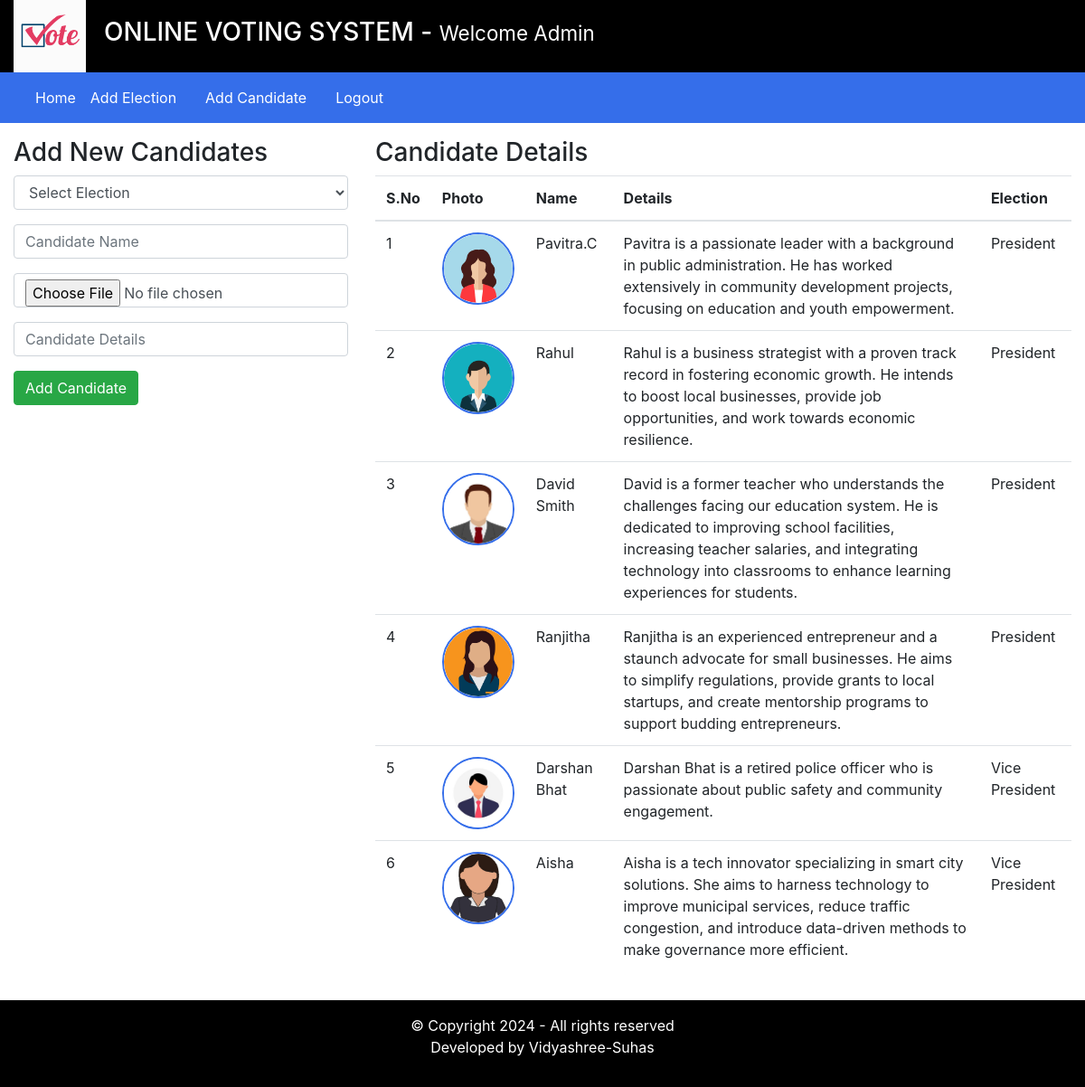
Screenshot of /admin/index.php?addCandidatePage=1 (signed in) with the database file from the repository.
### tables this page shows
CREATE TABLE `candidate` (
  `id` int(11) NOT NULL,
  `election_id` int(11) DEFAULT NULL,
  `candidate_name` varchar(255) DEFAULT NULL,
  `candidate_details` text DEFAULT NULL,
  `candidate_photo` text DEFAULT NULL,
  `inserted_by` varchar(255) DEFAULT NULL,
  `inserted_on` date DEFAULT NULL
);

CREATE TABLE `elections` (
  `id` int(11) NOT NULL,
  `election_topic` varchar(255) DEFAULT NULL,
  `no_of_candidates` int(11) DEFAULT NULL,
  `starting_date` date DEFAULT NULL,
  `ending_date` date DEFAULT NULL,
  `status` varchar(45) DEFAULT NULL,
  `inserted_by` varchar(255) DEFAULT NULL,
  `inserted_on` date DEFAULT NULL
);

### admin/inc/add_candidate.php (the view, shortened to what this page needs)
<div class="row my-3">
    <div class="col-4">
        <h3>Add New Candidates</h3>
        <form method="POST" enctype="multipart/form-data">
            <div class="form-group">
                <select class="form-control" name="election_id" required>
                    <option value=""> Select Election </option>
                </select>
            </div>
            <div class="form-group">
                <input type="text" name="candidate_name" placeholder="Candidate Name" class="form-control" required />
            </div>
            <div class="form-group">
                <input type="file" name="candidate_photo" class="form-control" required />
            </div>
            <div class="form-group">
                <input type="text" name="candidate_details" placeholder="Candidate Details" class="form-control" required />
            </div>
            <input type="submit" value="Add Candidate" name="addCandidateBtn" class="btn btn-success" />
        </form>
    </div>
    <div class="col-8">
        <h3>Candidate Details</h3>
        <table class="table">
            <thead>
                <tr>
                    <th scope="col">S.No</th>
                    <th scope="col">Photo</th>
                    <th scope="col">Name</th>
                    <th scope="col">Details</th>
                    <th scope="col">Election</th>
                </tr>
            </thead>
            <tbody>
                <?php
                    $fetchingData = mysqli_query($db, "SELECT * FROM candidate") or die(mysqli_error($db));
                    $isAnyCandidateAdded = mysqli_num_rows($fetchingData);
                    if($isAnyCandidateAdded > 0)
                    {
                        $sno = 1;
                        while($row = mysqli_fetch_assoc($fetchingData))
                        {
                            $election_id = $row['election_id'];
                            $fetchingElectionName = mysqli_query($db, "SELECT * FROM elections WHERE id = '". $election_id ."'") or die(mysqli_error($db));
                            $execFetchingElectionNameQuery = mysqli_fetch_assoc($fetchingElectionName);
                            $election_name = $execFetchingElectionNameQuery['election_topic'];
                            $candidate_photo = $row['candidate_photo'];
                ?>
                            <tr>
                                <td><?php echo $sno++; ?></td>
                                <td> <img src="<?php echo $candidate_photo; ?>" class="candidate_photo" />    </td>
                                <td><?php echo $row['candidate_name']; ?></td>
                                <td><?php echo $row['candidate_details']; ?></td>
                                <td><?php echo $election_name; ?></td>
                            </tr>
                <?php
                        }
                    }else {
            ?>
                        <tr>
                            <td colspan="7"> No any candidate is added yet. </td>
                        </tr>
            <?php
                    }
                ?>
            </tbody>
        </table>
    </div>
</div>

### assert/css/style.css (style rules this page uses)
.candidate_photo { width: 80px; height: 80px; border: 2px solid #356eea; border-radius: 100%; }

### rows the page displays
candidate: candidate_photo (picture), candidate_name "Pavitra.C", candidate_details "Pavitra is a passionate leader with a background in public administration. He has worked extensively in community development projects, focusing on education and youth empowerment.", election.election_topic "President"
candidate: candidate_photo (picture), candidate_name "Rahul", candidate_details "Rahul is a business strategist with a proven track record in fostering economic growth. He intends to boost local businesses, provide job opportunities, and work towards economic resilience.", election.election_topic "President"
candidate: candidate_photo (picture), candidate_name "David Smith", candidate_details "David is a former teacher who understands the challenges facing our education system. He is dedicated to improving school facilities, increasing teacher salaries, and integrating technology into classrooms to enhance learning experiences for students.", election.election_topic "President"
candidate: candidate_photo (picture), candidate_name "Ranjitha", candidate_details "Ranjitha is an experienced entrepreneur and a staunch advocate for small businesses. He aims to simplify regulations, provide grants to local startups, and create mentorship programs to support budding entrepreneurs.", election.election_topic "President"
candidate: candidate_photo (picture), candidate_name "Darshan Bhat", candidate_details "Darshan Bhat is a retired police officer who is passionate about public safety and community engagement.", election.election_topic "Vice President"
candidate: candidate_photo (picture), candidate_name "Aisha", candidate_details "Aisha is a tech innovator specializing in smart city solutions. She aims to harness technology to improve municipal services, reduce traffic congestion, and introduce data-driven methods to make governance more efficient.", election.election_topic "Vice President"

### other values shown
$_SESSION['username'] "Admin"
